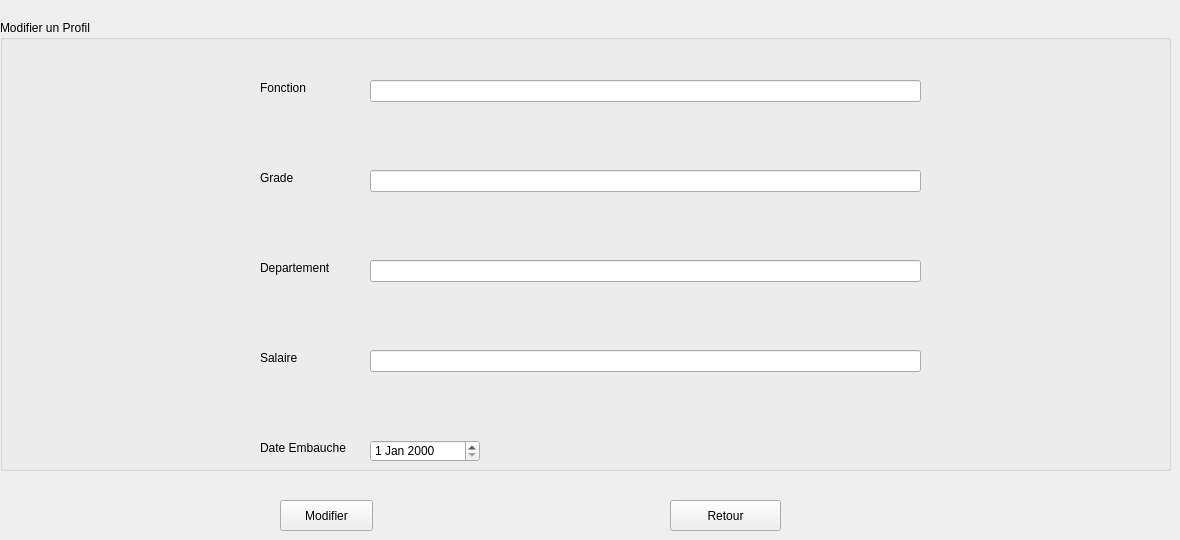
      <widget class="QWidget" name="page_7">
       <widget class="QGroupBox" name="groupBox_4">
        <property name="geometry">
         <rect>
          <x>0</x>
          <y>20</y>
          <width>1171</width>
          <height>451</height>
         </rect>
        </property>
        <property name="title">
         <string>Modifier un Profil</string>
        </property>
        <widget class="QLabel" name="label_16">
         <property name="geometry">
          <rect>
           <x>260</x>
           <y>60</y>
           <width>55</width>
           <height>16</height>
          </rect>
         </property>
         <property name="text">
          <string>Fonction</string>
         </property>
        </widget>
        <widget class="QLineEdit" name="fonctionModif">
         <property name="geometry">
          <rect>
           <x>370</x>
           <y>60</y>
           <width>551</width>
           <height>22</height>
          </rect>
         </property>
        </widget>
        <widget class="QLabel" name="label_17">
         <property name="geometry">
          <rect>
           <x>260</x>
           <y>150</y>
           <width>55</width>
           <height>16</height>
          </rect>
         </property>
         <property name="text">
          <string>Grade</string>
         </property>
        </widget>
        <widget class="QLineEdit" name="gradeModif">
         <property name="geometry">
          <rect>
           <x>370</x>
           <y>150</y>
           <width>551</width>
           <height>22</height>
          </rect>
         </property>
         <property name="text">
          <string/>
         </property>
        </widget>
        <widget class="QLabel" name="label_18">
         <property name="geometry">
          <rect>
           <x>260</x>
           <y>240</y>
           <width>81</width>
           <height>16</height>
          </rect>
         </property>
         <property name="text">
          <string>Departement</string>
         </property>
        </widget>
        <widget class="QLineEdit" name="departementModif">
         <property name="geometry">
          <rect>
           <x>370</x>
           <y>240</y>
           <width>551</width>
           <height>22</height>
          </rect>
         </property>
         <property name="text">
          <string/>
         </property>
        </widget>
        <widget class="QLabel" name="label_19">
         <property name="geometry">
          <rect>
           <x>260</x>
           <y>330</y>
           <width>81</width>
           <height>16</height>
          </rect>
         </property>
         <property name="text">
          <string>Salaire</string>
         </property>
        </widget>
        <widget class="QLineEdit" name="salaireModif">
         <property name="geometry">
          <rect>
           <x>370</x>
           <y>330</y>
           <width>551</width>
           <height>22</height>
          </rect>
         </property>
         <property name="text">
          <string/>
         </property>
        </widget>
        <widget class="QLabel" name="label_20">
         <property name="geometry">
          <rect>
           <x>260</x>
           <y>420</y>
           <width>91</width>
           <height>16</height>
          </rect>
         </property>
         <property name="text">
          <string>Date Embauche</string>
         </property>
        </widget>
        <widget class="QDateEdit" name="dateEmbaucheModif">
         <property name="geometry">
          <rect>
           <x>370</x>
           <y>420</y>
           <width>110</width>
           <height>22</height>
          </rect>
         </property>
        </widget>
        <widget class="QLabel" name="fonctionModifError">
         <property name="geometry">
          <rect>
           <x>370</x>
           <y>100</y>
           <width>551</width>
           <height>16</height>
          </rect>
         </property>
         <property name="text">
          <string/>
         </property>
        </widget>
        <widget class="QLabel" name="gradeModifError">
         <property name="geometry">
          <rect>
           <x>370</x>
           <y>190</y>
           <width>551</width>
           <height>16</height>
          </rect>
         </property>
         <property name="text">
          <string/>
         </property>
        </widget>
        <widget class="QLabel" name="departementModifError">
         <property name="geometry">
          <rect>
           <x>370</x>
           <y>290</y>
           <width>551</width>
           <height>16</height>
          </rect>
         </property>
         <property name="text">
          <string/>
         </property>
        </widget>
        <widget class="QLabel" name="salaireModifError">
         <property name="geometry">
          <rect>
           <x>370</x>
           <y>370</y>
           <width>551</width>
           <height>16</height>
          </rect>
         </property>
         <property name="text">
          <string/>
         </property>
        </widget>
       </widget>
       <widget class="QPushButton" name="pushButton_15">
        <property name="geometry">
         <rect>
          <x>670</x>
          <y>500</y>
          <width>111</width>
          <height>31</height>
         </rect>
        </property>
        <property name="text">
         <string>Retour</string>
        </property>
       </widget>
       <widget class="QPushButton" name="pushButton_16">
        <property name="geometry">
         <rect>
          <x>280</x>
          <y>500</y>
          <width>93</width>
          <height>31</height>
         </rect>
        </property>
        <property name="text">
         <string>Modifier</string>
        </property>
       </widget>
      </widget>
